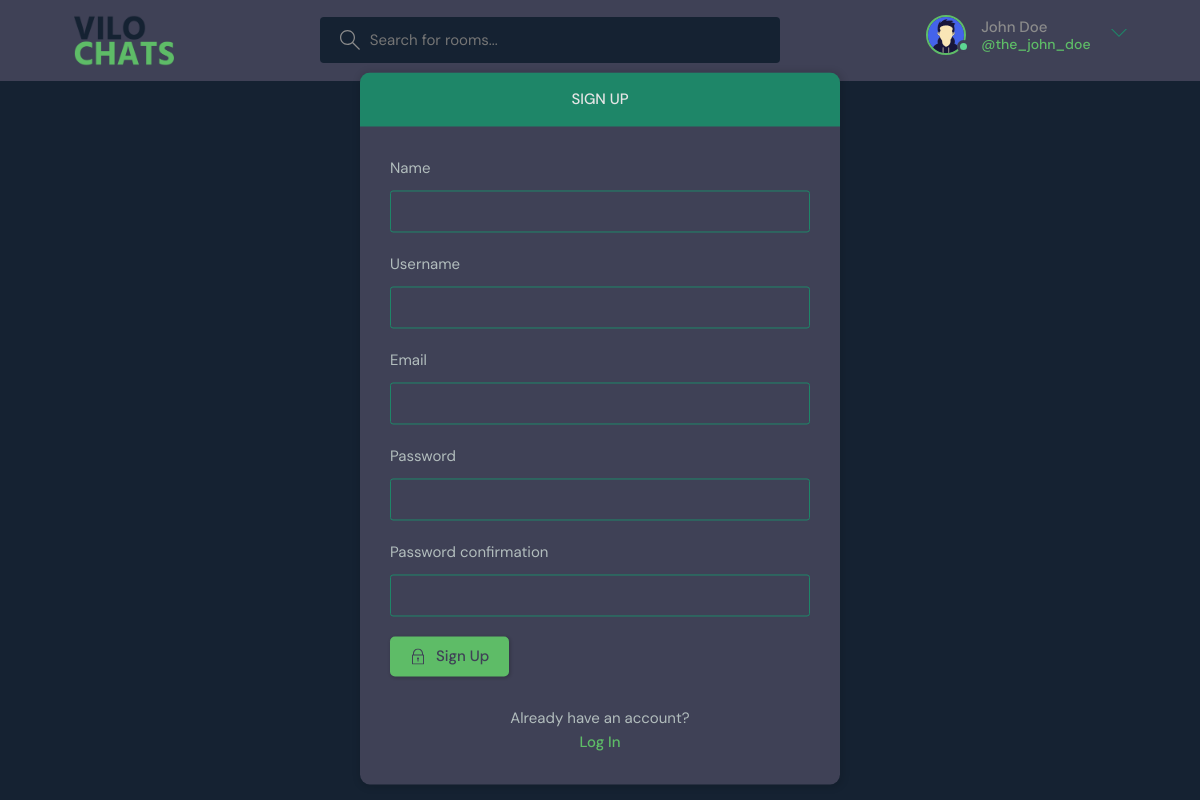
Page /register/ (signed in) on the committed database.
### base/models.py (models this page shows)
class User(AbstractUser):
    name = models.CharField(max_length=200, null=True)
    email = models.EmailField(unique=True, max_length=200, null=True)
    bio = models.TextField(null=True, blank=True)
    avatar = models.ImageField(default="avatar.svg", null=True, blank=True)
    USERNAME_FIELD = 'email'
    REQUIRED_FIELDS = []

### base/views.py (the view, shortened to what this page needs)
# urls.py: path('register/', views.registerPage, name="register"),
def registerPage(request):
    form = UserRegistrationForm()
    context = {'form':form}
    return render(request, 'login_register.html', context)

### base/forms.py
class UserRegistrationForm(UserCreationForm):
    class Meta:
        model = User
        fields = ['name', 'username', 'email', 'password1', 'password2']

### templates/login_register.html (shortened to what this page needs)
{%extends 'main.html'%} {%block content%} {% if page == 'login' %}
<main class="auth layout">
  <div class="container">
    <div class="layout__box">
      <div class="layout__boxHeader">
        <div class="layout__boxTitle">
          <h3>Login</h3>
        </div>
      </div>
      <div class="layout__body">
        <form class="form" action="" method="POST">
          {% csrf_token %}
          <div class="form__group form__group">
            <label for="room_name">Email</label>
            <input name="email" type="text" placeholder="Enter Email..." />
          </div>
          <div class="form__group">
            <label for="password">Password</label>
            <input
              name="password"
              type="password"
              placeholder="&bull;&bull;&bull;&bull;&bull;&bull;&bull;&bull;"
            />
          </div>
          <button class="btn btn--main" type="submit" value="Login">
            <svg
              version="1.1"
              xmlns="http://www.w3.org/2000/svg"
              width="32"
              height="32"
              viewBox="0 0 32 32"
            >
              <path
                d="M27 12h-1v-2c0-5.514-4.486-10-10-10s-10 4.486-10 10v2h-1c-0.553 0-1 0.447-1 1v18c0 0.553 0.447 1 1 1h22c0.553 0 1-0.447 1-1v-18c0-0.553-0.447-1-1-1zM8 10c0-4.411 3.589-8 8-8s8 3.589 8 8v2h-16v-2zM26 30h-20v-16h20v16z"
              ></path>
              <path
                d="M15 21.694v4.306h2v-4.306c0.587-0.348 1-0.961 1-1.694 0-1.105-0.895-2-2-2s-2 0.895-2 2c0 0.732 0.413 1.345 1 1.694z"
              ></path>
            </svg>
            Login
          </button>
        </form>
        <div class="auth__action">
          <p>Haven't signed up yet?</p>
          <a href="{% url 'register' %}" class="btn btn--link">Sign Up</a>
        </div>
      </div>
    </div>
  </div>
</main>
{% else %}
<main class="auth layout">
  <div class="container">
    <div class="layout__box">
      <div class="layout__boxHeader">
        <div class="layout__boxTitle">
          <h3>Sign up</h3>
        </div>
      </div>
      <div class="layout__body">
        <form class="form" action="" method="POST">
          {% csrf_token %} {% for field in form %}
          <div class="form__group form__group">
            <label for="room_name">{{field.label}}</label>
            {{field}}
          </div>
          {% endfor %}
          <button class="btn btn--main" type="submit" value="Register">
            Sign Up
          </button>
        </form>
        <div class="auth__action">
          <p>Already have an account?</p>
          <a href="{% url 'login' %}" class="btn btn--link">Log In</a>
        </div>
      </div>
    </div>
  </div>
</main>
{% endif %} {%endblock content%}

### templates/navbar.html (shortened to what this page needs)
{% load static %}
<header class="header header--loggedIn">
  <div class="container">
    <a href="{% url 'home' %}" class="header__logo">
      <img src="{% static 'assets/logo.png' %}" />
    </a>
    <form class="header__search" method="GET" action="{% url 'home' %}">
      <label>
        <input name="q" placeholder="Search for rooms..." />
      </label>
    </form>
    <nav class="header__menu">
      {% if request.user.is_authenticated %}
      <div class="header__user">
        <a href="{% url 'user-profile' request.user.id %}">
          <div class="avatar avatar--medium active">
            <img src="{{request.user.avatar.url}}" />
          </div>
          <p>{{request.user.name}} <span>@{{request.user.username}}</span></p>
        </a>
        <button class="dropdown-button">
          <svg
            version="1.1"
            xmlns="http://www.w3.org/2000/svg"
            width="32"
            height="32"
            viewBox="0 0 32 32"
          >
            <path d="M16 21l-13-13h-3l16 16 16-16h-3l-13 13z"></path>
          </svg>
        </button>
      </div>
      {% else %}
      <a href="{% url 'login' %}">
        <img src="{% static './assets/avatar.svg' %}" />
        <p>Login</p>
      </a>
      {% endif %}
    </nav>
  </div>
</header>

### rows in the picture
User: user.avatar (placeholder picture), user.name "John Doe", user.username "the_john_doe"

### other values in the picture
{{ field.label }} "Name" "Username" "Email" "Password" "Password confirmation"
